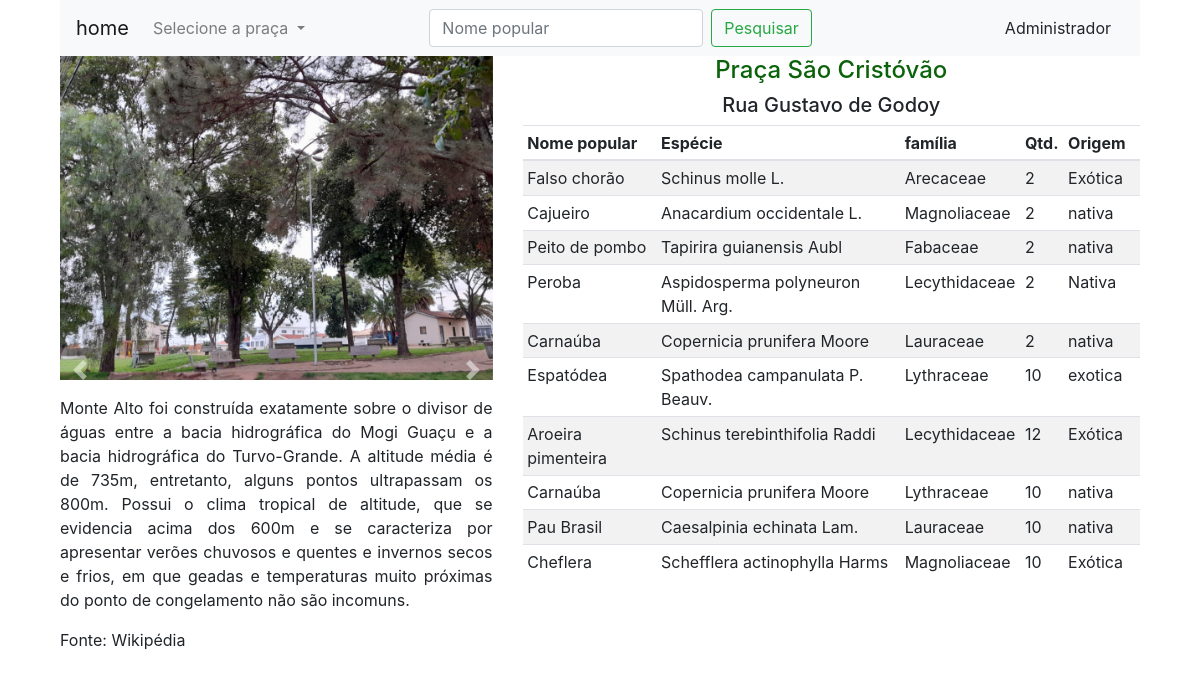
Screenshot of /praca/1 with the database file from the repository.
### app_arbo/trees/models.py (models this page shows, shortened)
class Praca(db.Model):
    id=db.Column(db.Integer,primary_key=True)
    name=db.Column(db.String(30),nullable=False,unique=True)
    end=db.Column(db.String(100),nullable=False,unique=False)
    desc=db.Column(db.String(500),nullable=False,unique=False)
    image_1=db.Column(db.String(30),nullable=False,unique=True)
    image_2=db.Column(db.String(30),nullable=False,unique=True)
    image_3=db.Column(db.String(30),nullable=False,unique=True)

class Addarvore(db.Model):
    id = db.Column(db.Integer, primary_key=True)
    qtd = db.Column(db.Integer, nullable=False)
    origem = db.Column(db.String(80), nullable=False)
    praca_id = db.Column(db.Integer, db.ForeignKey('praca.id'),nullable=False)
    praca = db.relationship('Praca', backref=db.backref('pracas', lazy=True))
    arvore_id = db.Column(db.Integer, db.ForeignKey('arvore.id'),nullable=False)
    arvore = db.relationship('Arvore', backref=db.backref('arvores', lazy=True))
    familia_id = db.Column(db.Integer, db.ForeignKey('familia.id'),nullable=False)
    familia = db.relationship('Familia', backref=db.backref('familias', lazy=True))

class Arvore (db.Model):
    id=db.Column(db.Integer,primary_key=True)
    name=db.Column(db.String(30),nullable=False,unique=True)
    especie=db.Column(db.String(100),nullable=False,unique=True) #teste

class Familia(db.Model):
    id=db.Column(db.Integer,primary_key=True)
    name=db.Column(db.String(30),nullable=False,unique=True)

### app_arbo/trees/rotas.py (the view)
@app.route('/praca/<int:id>')
def get_praca(id):
    pracas = Praca.query.all()
    get_npraca = Praca.query.filter_by(id=id)
    get_image = Praca.query.filter_by(id=id)
    get_praca = Addarvore.query.filter_by(praca_id=id)
    return render_template('/trees/praca.html', pracas=pracas, get_praca=get_praca, get_npraca=get_npraca, get_image=get_image)

### app_arbo/templates/trees/praca.html (shortened to what this page needs)
{% extends 'layouts2.html' %}
{% block content %}
<div class="container">
    <div class="col-sm">
<nav class="navbar navbar-expand-lg navbar-light bg-light">
    <a class="navbar-brand" href="/">home</a>
    <div class="collapse navbar-collapse" id="navbarSupportedContent">
      <ul class="navbar-nav mr-auto">
        <li class="nav-item dropdown">
          <a class="nav-link dropdown-toggle" href="#" id="navbarDropdown" role="button" data-toggle="dropdown" aria-haspopup="true" aria-expanded="false">
            Selecione a praça
          </a>
        </li>
        </ul>
      <form class="form-inline my-2 my-lg-0">
        <input class="form-control mr-sm-2" type="search" placeholder="Nome popular" aria-label="Search">
        <button class="btn btn-outline-success my-2 my-sm-0" type="submit">Pesquisar</button>
      </form>
      <a href="{{url_for('admin')}}" class="btn btn-light" style="margin-top: 0px; margin-left: 180px;">Administrador</a>
    </div>
  </nav>
</div>
<div class="container">
  {% for im in get_image %}
    <div class="row">
    <div class="col-md-5">
          <div id="carouselExampleIndicators" class="carousel slide" data-ride="carousel">
         <div class="carousel-inner">
          <div class="carousel-item active">
            <img class="d-block w-100" src="{{url_for('static', filename='images/'+ im.image_1)}}" alt="First slide">
          </div>
        </div>
        </div>
            <a class="carousel-control-prev" href="#carouselExampleIndicators" role="button" data-slide="prev">
          <span class="carousel-control-prev-icon" aria-hidden="true"></span>
            </a>
            <a class="carousel-control-next" href="#carouselExampleIndicators" role="button" data-slide="next">
          <span class="carousel-control-next-icon" aria-hidden="true"></span>
        </a>
        <div style="overflow:auto;">
        {% endfor %}
        {% for p in get_npraca %}
        <p>                                                                              <p style="text-align: justify;">Monte Alto foi construída exatamente sobre o divisor de águas entre a bacia hidrográfica do Mogi Guaçu e a bacia hidrográfica do Turvo-Grande. A altitude média é de 735m, entretanto, alguns pontos ultrapassam os 800m. Possui o clima tropical de altitude, que se evidencia acima dos 600m e se caracteriza por apresentar verões chuvosos e quentes e invernos secos e frios, em que geadas e temperaturas muito próximas do ponto de congelamento não são incomuns. </p>
        <p>Fonte: Wikipédia</p>
                                                                                                                                                                     </p>
  </div>
  </div>
    <div class="col-md-7">
          <h4 class="text-center"> {{p.name}}</h4>
          <h5 class="text-center"> {{p.end}}</h5>
          {% endfor %}
            <div class="col-md-14" >
              <table class="table table-sm table-striped">
                <thead>
                    <th>Nome popular</th>
                    <th>Espécie</th>
                    <th>família</th>
                    <th>Qtd.</th>
                    <th>Origem</th>
                    <th></th>
                 </thead>
                <tbody>
                    {% for arvore in get_praca %}
                    <tr>
                        <td>{{arvore.arvore.name}}</td>
                        <td>{{arvore.arvore.especie}}</td>
                        <td>{{arvore.familia.name}}</td>
                        <td>{{arvore.qtd}}</td>
                        <td>{{arvore.origem}}</td>
                        <td></td>
                    </div>
                </div>
                    {% endfor %}
{% endblock content %}

### app_arbo/templates/layouts2.html (shortened to what this page needs)
<!doctype html>
<html lang="pt-br">
  <head>
    <link rel="stylesheet" href="{{url_for('static', filename='css/bootstrap.min.css')}}">
  </head>
  <body>
{% block content %}
{% endblock content %}
  </body>
</html>

### app_arbo/templates/trees/praca.html (style rules this page uses)
h4 { color: #0a630a }
a:link, a:visited, a:active a:hover { text-decoration: none; }

### rows the page displays
Praca: image_1 (picture), name "Praça São Cristóvão", end "Rua Gustavo de Godoy"
Addarvore: arvore.name "Falso chorão", arvore.especie "Schinus molle L.", familia.name "Arecaceae", qtd "2", origem "Exótica"
Addarvore: arvore.name "Cajueiro", arvore.especie "Anacardium occidentale L.", familia.name "Magnoliaceae", qtd "2", origem "nativa"
Addarvore: arvore.name "Peito de pombo", arvore.especie "Tapirira guianensis Aubl", familia.name "Fabaceae", qtd "2", origem "nativa"
Addarvore: arvore.name "Peroba", arvore.especie "Aspidosperma polyneuron Müll. Arg.", familia.name "Lecythidaceae", qtd "2", origem "Nativa"
Addarvore: arvore.name "Carnaúba", arvore.especie "Copernicia prunifera Moore", familia.name "Lauraceae", qtd "2", origem "nativa"
Addarvore: arvore.name "Espatódea", arvore.especie "Spathodea campanulata P. Beauv.", familia.name "Lythraceae", qtd "10", origem "exotica"
Addarvore: arvore.name "Aroeira pimenteira", arvore.especie "Schinus terebinthifolia Raddi", familia.name "Lecythidaceae", qtd "12", origem "Exótica"
Addarvore: arvore.name "Carnaúba", arvore.especie "Copernicia prunifera Moore", familia.name "Lythraceae", qtd "10", origem "nativa"
Addarvore: arvore.name "Pau Brasil", arvore.especie "Caesalpinia echinata Lam.", familia.name "Lauraceae", qtd "10", origem "nativa"
Addarvore: arvore.name "Cheflera", arvore.especie "Schefflera actinophylla Harms", familia.name "Magnoliaceae", qtd "10", origem "Exótica"
